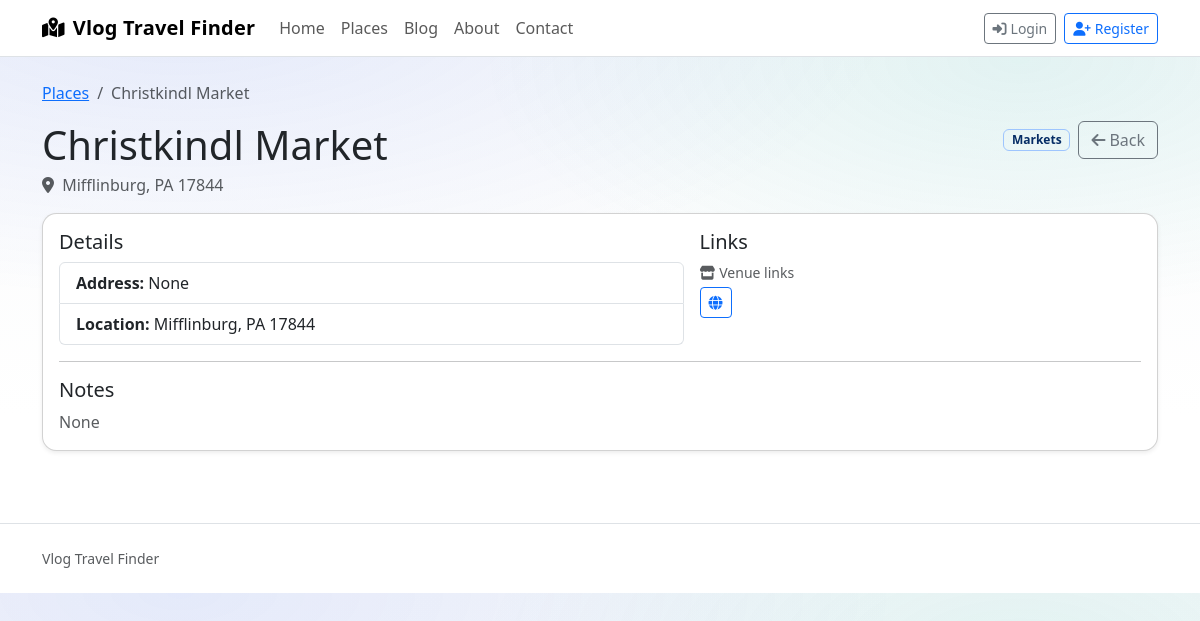
The page /places/1 on the database its author committed.
### vlog_site/models.py (models this page shows)
class Base(DeclarativeBase):
    pass

class SiteSetting(Base):
    __tablename__ = "site_setting"
    key: Mapped[str] = mapped_column(String, primary_key=True)
    value: Mapped[str | None] = mapped_column(String, nullable=True)

class Place(Base):
    __tablename__ = "place"
    id: Mapped[int] = mapped_column(primary_key=True)
    name: Mapped[str] = mapped_column(String, nullable=False)
    category_id: Mapped[int | None] = mapped_column(ForeignKey("category.id"), nullable=True)
    address: Mapped[str | None] = mapped_column(String, nullable=True)
    city: Mapped[str | None] = mapped_column(String, nullable=True)
    state: Mapped[str | None] = mapped_column(String, nullable=True)
    zipcode: Mapped[str | None] = mapped_column(String, nullable=True)
    latitude: Mapped[float | None] = mapped_column(nullable=True)
    longitude: Mapped[float | None] = mapped_column(nullable=True)
    venue_website_url: Mapped[str | None] = mapped_column(String, nullable=True)
    venue_youtube_url: Mapped[str | None] = mapped_column(String, nullable=True)
    venue_tiktok_url: Mapped[str | None] = mapped_column(String, nullable=True)
    venue_instagram_url: Mapped[str | None] = mapped_column(String, nullable=True)
    venue_facebook_url: Mapped[str | None] = mapped_column(String, nullable=True)
    vlog_youtube_url: Mapped[str | None] = mapped_column(String, nullable=True)
    vlog_tiktok_url: Mapped[str | None] = mapped_column(String, nullable=True)
    vlog_instagram_url: Mapped[str | None] = mapped_column(String, nullable=True)
    notes: Mapped[str | None] = mapped_column(Text, nullable=True)
    created_at: Mapped[str] = mapped_column(
        String,
        nullable=False,
        default=lambda: datetime.now(timezone.utc).isoformat(timespec="seconds"),
    )
    updated_at: Mapped[str] = mapped_column(
        String,
        nullable=False,
        default=lambda: datetime.now(timezone.utc).isoformat(timespec="seconds"),
    )
    category: Mapped[Category | None] = relationship("Category")
    @property
    def category_name(self) -> str | None:
        return self.category.name if self.category is not None else None

class Category(Base):
    __tablename__ = "category"
    id: Mapped[int] = mapped_column(primary_key=True)
    name: Mapped[str] = mapped_column(String, unique=True, nullable=False)

### vlog_site/blueprints/public.py (the view)
@public_bp.route("/places/<int:place_id>")
@require_feature("places")
def place_detail(place_id: int) -> str:
    db = get_session(current_app)
    place = db.get(Place, place_id)
    if place is None:
        abort(404)
    return render_template("public/detail.html", place=place)

### vlog_site/access_control.py (called while the page is built, shortened)
def anonymous_allowed(feature: str) -> bool:
    db = get_session(current_app)
    rule = db.get(AccessRule, feature)
    if rule is None:
        return True
    return bool(rule.anonymous_access)

def require_feature(feature: str):
    def decorator(view):
        @functools.wraps(view)
        def wrapped(*args, **kwargs):
            if anonymous_allowed(feature):
                return view(*args, **kwargs)
        return wrapped
    return decorator

### vlog_site/context.py (called while the page is built)
def inject_globals():
    db = get_session(current_app)
    user_id = session.get("user_id")
    is_anonymous_preview = bool(session.get("anonymous_preview"))
    user = None
    if user_id is not None:
        user = db.execute(select(User).where(User.id == user_id)).scalars().first()
    return {
        "current_user": None if is_anonymous_preview else user,
        "is_authenticated": (user is not None and not is_anonymous_preview),
        "is_admin": (user is not None and user.role == "admin"),
        "is_anonymous_preview": is_anonymous_preview,
        "site_name": get_setting(db, "site_name") or "Vlog Travel Finder",
        "contact_email": get_setting(db, "contact_email"),
        "contact_phone": get_setting(db, "contact_phone"),
    }

### vlog_site/db.py (called while the page is built)
def _is_sqlite(database_url: str) -> bool:
    return database_url.startswith("sqlite:")

def _configure_sqlite(engine: Engine) -> None:
    @event.listens_for(engine, "connect")
    def _set_sqlite_pragma(dbapi_connection, _connection_record):
        try:
            cursor = dbapi_connection.cursor()
            cursor.execute("PRAGMA foreign_keys=ON")
            cursor.close()
        except Exception:
            pass

def get_engine(app: Flask) -> Engine:
    if "engine" not in g:
        database_url = app.config["DATABASE_URL"]
        engine = create_engine(database_url, future=True)
        if _is_sqlite(database_url):
            _configure_sqlite(engine)
        g.engine = engine
    return g.engine

def get_session(app: Flask) -> Session:
    if "session" not in g:
        engine = get_engine(app)
        SessionLocal = sessionmaker(bind=engine, autoflush=False, autocommit=False, future=True)
        g.session = SessionLocal()
    return g.session

### templates/public/detail.html (shortened to what this page needs)
{% extends "base.html" %}
{% block content %}
  <nav aria-label="breadcrumb" class="mb-3">
    <ol class="breadcrumb mb-0">
      <li class="breadcrumb-item"><a href="{{ url_for('public.places') }}">Places</a></li>
      <li class="breadcrumb-item active" aria-current="page">{{ place.name }}</li>
    </ol>
  </nav>
  <div class="d-flex flex-column flex-md-row align-items-md-start justify-content-between gap-3 mb-3">
    <div>
      <h1 class="mb-1">{{ place.name }}</h1>
      <div class="text-muted">
        <i class="fa-solid fa-location-dot me-1"></i>
        {% if place.city %}{{ place.city }}{% endif %}{% if place.city and place.state %}, {% endif %}{% if place.state %}{{ place.state }}{% endif %}
        {% if place.zipcode %} {{ place.zipcode }}{% endif %}
      </div>
    </div>
    <div class="d-flex align-items-center gap-2 flex-wrap">
      {% if place.category_name %}
        <span class="badge text-bg-primary-subtle border border-primary-subtle text-primary-emphasis">{{ place.category_name }}</span>
      {% endif %}
      <a class="btn btn-outline-secondary" href="{{ url_for('public.places') }}">
        <i class="fa-solid fa-arrow-left me-1"></i>Back
      </a>
    </div>
  </div>
  <div class="card shadow-sm">
    <div class="card-body">
      <div class="row g-3">
        <div class="col-12 col-lg-7">
          <h2 class="h5">Details</h2>
          <ul class="list-group">
            {% if place.address %}
              <li class="list-group-item">
                <strong>Address:</strong> {{ place.address }}
              </li>
            {% endif %}
            <li class="list-group-item">
              <strong>Location:</strong>
              {% if place.city %}{{ place.city }}{% endif %}{% if place.city and place.state %}, {% endif %}{% if place.state %}{{ place.state }}{% endif %}
              {% if place.zipcode %} {{ place.zipcode }}{% endif %}
            </li>
          </ul>
        </div>
        <div class="col-12 col-lg-5">
          <h2 class="h5">Links</h2>
          {% if (place.venue_website_url and place.venue_website_url|lower != 'none') or (place.venue_youtube_url and place.venue_youtube_url|lower != 'none') or (place.venue_tiktok_url and place.venue_tiktok_url|lower != 'none') or (place.venue_instagram_url and place.venue_instagram_url|lower != 'none') or (place.venue_facebook_url and place.venue_facebook_url|lower != 'none') %}
            <div class="mb-3">
              <div class="text-muted small mb-1"><i class="fa-solid fa-store me-1"></i>Venue links</div>
              <div class="d-flex gap-2 flex-wrap">
                {% if place.venue_website_url and place.venue_website_url|lower != 'none' %}
                  <a class="btn btn-outline-primary btn-sm" href="{{ place.venue_website_url }}" target="_blank" rel="noreferrer" aria-label="Venue website" title="Venue website">
                    <i class="fa-solid fa-globe"></i>
                  </a>
                {% endif %}
              </div>
            </div>
          {% endif %}
        </div>
      </div>
      {% if place.notes %}
        <hr />
        <h2 class="h5">Notes</h2>
        <div class="text-body-secondary" style="white-space: pre-wrap">{{ place.notes }}</div>
      {% endif %}
    </div>
  </div>
{% endblock %}

### templates/base.html (shortened to what this page needs)
<!doctype html>
<html lang="en">
  <head>
    <link
      href="https://cdn.jsdelivr.net/npm/bootstrap@5.3.3/dist/css/bootstrap.min.css"
      rel="stylesheet"
    />
    <link
      rel="stylesheet"
      href="https://cdnjs.cloudflare.com/ajax/libs/font-awesome/6.5.2/css/all.min.css"
    />
    <link rel="stylesheet" href="https://unpkg.com/aos@2.3.4/dist/aos.css" />
    <link rel="stylesheet" href="{{ url_for('static', filename='style.css') }}" />
  </head>
  <body>
    <header class="border-bottom bg-body">
      <nav class="navbar navbar-expand-lg">
        <div class="container">
          <a class="navbar-brand fw-bold" href="{{ url_for('public.home') }}">
            <i class="fa-solid fa-map-location-dot me-2"></i>{{ site_name }}
          </a>
          <div class="collapse navbar-collapse" id="navbarMain">
            <ul class="navbar-nav me-auto mb-2 mb-lg-0">
              <li class="nav-item">
                <a class="nav-link" href="{{ url_for('public.home') }}">Home</a>
              </li>
              <li class="nav-item">
                <a class="nav-link" href="{{ url_for('public.places') }}">Places</a>
              </li>
              <li class="nav-item">
                <a class="nav-link" href="{{ url_for('public.blog_index') }}">Blog</a>
              </li>
              <li class="nav-item">
                <a class="nav-link" href="{{ url_for('public.about') }}">About</a>
              </li>
              <li class="nav-item">
                <a class="nav-link" href="{{ url_for('public.contact') }}">Contact</a>
              </li>
            </ul>
            <div class="d-flex gap-2 align-items-center">
              {% if is_authenticated %}
                <form method="post" action="{{ url_for('auth.logout') }}" class="mb-0">
                  <button type="submit" class="btn btn-outline-secondary btn-sm">
                    <i class="fa-solid fa-right-from-bracket me-1"></i>Logout
                  </button>
                </form>
              {% else %}
                <a class="btn btn-outline-secondary btn-sm" href="{{ url_for('auth.login') }}">
                  <i class="fa-solid fa-right-to-bracket me-1"></i>Login
                </a>
                <a class="btn btn-outline-primary btn-sm" href="{{ url_for('auth.register') }}">
                  <i class="fa-solid fa-user-plus me-1"></i>Register
                </a>
              {% endif %}
            </div>
          </div>
        </div>
      </nav>
    </header>
    <main class="container py-4">
      {% block content %}{% endblock %}
    </main>
    <footer class="border-top py-4 mt-5 bg-body">
      <div class="container text-muted">
        <div class="d-flex flex-column flex-md-row align-items-md-center justify-content-between gap-2">
          <small>{{ site_name }}</small>
        </div>
      </div>
    </footer>
  </body>
</html>

### static/style.css (style rules this page uses)
:root { --brand-1: #2f5dff; --brand-2: #12b3a8; }
body { background: radial-gradient(1200px 500px at 15% 0%, rgba(47, 93, 255, 0.10), transparent 60%), radial-gradient(900px 420px at 85% 10%, rgba(18, 179, 168, 0.10), transparent 60%), linear-gradient(180deg, #f8f9fa 0%, #ffffff 70%); }
.navbar-brand { letter-spacing: 0.2px; }
.card { border-radius: 0.9rem; }
.card.shadow-sm { transition: transform 120ms ease, box-shadow 120ms ease; }

### rows shown on the page
SiteSetting: value "Vlog Travel Finder"
Place: name "Christkindl Market", city "Mifflinburg", state "PA", zipcode "17844", address "None", notes "None"
Category: category_name "Markets"
